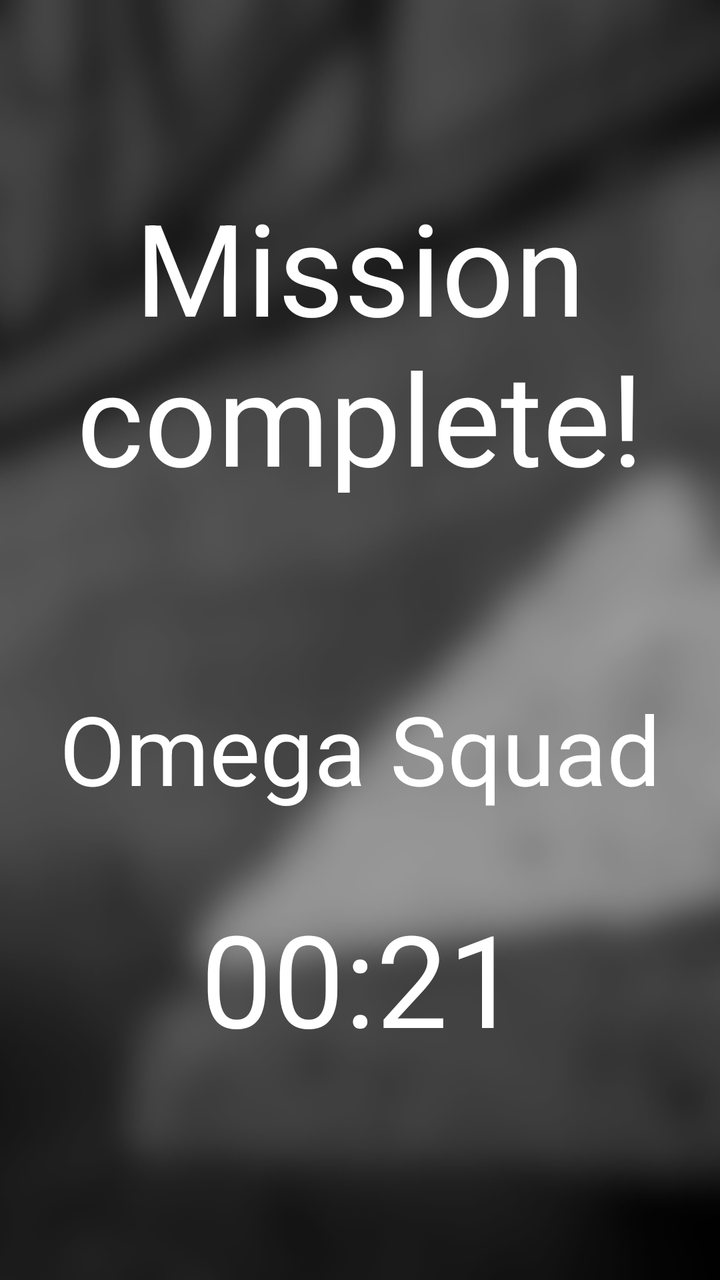
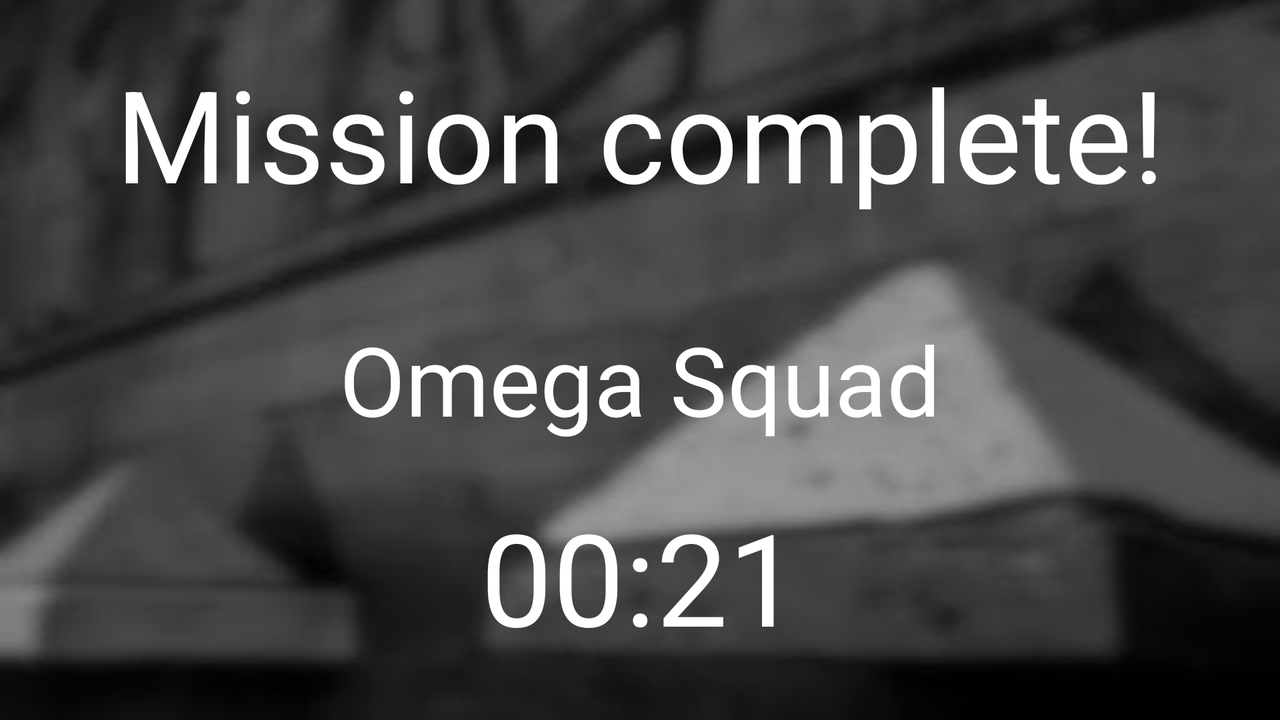

One screen, two layout resources from the same app: the default and the author's alternative for another configuration. Each is rendered where Android would select it; the XML of both is given below.
<!-- AndroidManifest.xml: application theme Theme.OmegaReport -->
<!-- res/layout/activity_report_screen.xml -->
<?xml version="1.0" encoding="utf-8"?>
<LinearLayout
    xmlns:android="http://schemas.android.com/apk/res/android"
    xmlns:app="http://schemas.android.com/apk/res-auto"
    xmlns:tools="http://schemas.android.com/tools"
    android:layout_width="match_parent"
    android:layout_height="match_parent"
    android:background="@drawable/report_screen_droit"
    tools:context=".Controller.ReportScreen"
    android:orientation="vertical">


    <TextView
        android:id="@+id/report_textView_success"
        android:layout_width="match_parent"
        android:layout_height="342dp"
        android:gravity="center"
        android:text="@string/mission_success"
        android:textColor="@color/white"
        android:textSize="@dimen/congrats_size"
        app:layout_constraintBottom_toBottomOf="parent"
        app:layout_constraintEnd_toEndOf="parent"
        app:layout_constraintHorizontal_bias="0.0"
        app:layout_constraintStart_toStartOf="parent"
        app:layout_constraintTop_toTopOf="parent"
        app:layout_constraintVertical_bias="0.041" />



    <TextView
        android:id="@+id/report_textView_team_name"
        android:layout_width="match_parent"
        android:layout_height="wrap_content"
        android:gravity="center"
        android:text="Omega Squad"
        android:textColor="@color/white"
        android:textSize="@dimen/team_name_size"
        android:layout_marginBottom="8dp"
        app:layout_constraintBottom_toTopOf="@+id/report_textView_timer"
        app:layout_constraintEnd_toEndOf="parent"
        app:layout_constraintStart_toStartOf="parent"
        app:layout_constraintTop_toBottomOf="@+id/report_textView_success"
        app:layout_constraintVertical_bias="0.14" />

    <TextView
        android:id="@+id/report_textView_timer"
        android:layout_width="match_parent"
        android:layout_height="wrap_content"
        android:gravity="center"
        android:layout_marginTop="32dp"
        android:layout_gravity="center"
        android:text="@string/timer"
        android:textColor="@color/white"
        android:textSize="@dimen/congrats_size"/>


</LinearLayout>
<!-- resources referenced by this layout -->
<resources>
  <color name="white">#FFFFFFFF</color>
  <!-- from res/values-xxhdpi/ -->
  <dimen name="congrats_size">64sp</dimen>
  <!-- from res/values-xxhdpi/ -->
  <dimen name="team_name_size">48sp</dimen>
  <!-- drawable report_screen_droit: png bitmap (drawable, 27816 bytes) -->
  <string name="mission_success">Mission complete!</string>
  <string name="timer">00:21</string>
  <style name="Theme.OmegaReport" parent="Theme.MaterialComponents.DayNight.DarkActionBar">
          
          <item name="colorPrimary">@color/purple_500</item>
          <item name="colorPrimaryVariant">@color/purple_700</item>
          <item name="colorOnPrimary">@color/white</item>
          
          <item name="colorSecondary">@color/teal_200</item>
          <item name="colorSecondaryVariant">@color/teal_700</item>
          <item name="colorOnSecondary">@color/black</item>
          
          <item name="android:statusBarColor" tools:targetApi="l">?attr/colorPrimaryVariant</item>
          
      </style>
  <color name="purple_500">#FF6200EE</color>
  <color name="purple_700">#FF3700B3</color>
  <color name="teal_200">#FF03DAC5</color>
  <color name="teal_700">#FF018786</color>
  <color name="black">#FF000000</color>
</resources>
<!-- res/layout-land/activity_report_screen.xml (the author's variant of the layout above) -->
<!-- drawn on the phone turned sideways -->
<?xml version="1.0" encoding="utf-8"?>
<LinearLayout
    xmlns:android="http://schemas.android.com/apk/res/android"
    xmlns:app="http://schemas.android.com/apk/res-auto"
    xmlns:tools="http://schemas.android.com/tools"
    android:layout_width="match_parent"
    android:layout_height="match_parent"
    android:orientation="vertical"
    android:background="@drawable/report_screen"
    tools:context=".Controller.ReportScreen">


    <TextView
        android:id="@+id/report_textView_success"
        android:layout_width="match_parent"
        android:layout_height="wrap_content"
        android:gravity="center"
        android:padding="24dp"
        android:text="@string/mission_success"
        android:textColor="@color/white"
        android:textSize="@dimen/congrats_size"
        tools:layout_editor_absoluteX="16dp" />





    <TextView
        android:id="@+id/report_textView_team_name"
        android:layout_width="match_parent"
        android:layout_height="wrap_content"
        android:text="Omega Squad"
        android:textColor="@color/white"
        android:textSize="@dimen/team_name_size"
        android:padding="24dp"
        android:gravity="center"/>

    <TextView
        android:id="@+id/report_textView_timer"
        android:layout_width="match_parent"
        android:layout_height="wrap_content"
        android:layout_marginBottom="36dp"
        android:gravity="center"
        android:text="@string/timer"
        android:textColor="@color/white"
        android:textSize="@dimen/congrats_size"/>


</LinearLayout>
<!-- resources referenced by the variant -->
<!-- as the phone turned sideways resolves them -->
<resources>
  <color name="white">#FFFFFFFF</color>
  <!-- from res/values-xxhdpi/ -->
  <dimen name="congrats_size">64sp</dimen>
  <!-- from res/values-xxhdpi/ -->
  <dimen name="team_name_size">48sp</dimen>
  <!-- drawable report_screen: jpg bitmap (drawable, 20704 bytes) -->
  <string name="mission_success">Mission complete!</string>
  <string name="timer">00:21</string>
  <style name="Theme.OmegaReport" parent="Theme.MaterialComponents.DayNight.DarkActionBar">
          
          <item name="colorPrimary">@color/purple_500</item>
          <item name="colorPrimaryVariant">@color/purple_700</item>
          <item name="colorOnPrimary">@color/white</item>
          
          <item name="colorSecondary">@color/teal_200</item>
          <item name="colorSecondaryVariant">@color/teal_700</item>
          <item name="colorOnSecondary">@color/black</item>
          
          <item name="android:statusBarColor" tools:targetApi="l">?attr/colorPrimaryVariant</item>
          
      </style>
  <color name="purple_500">#FF6200EE</color>
  <color name="purple_700">#FF3700B3</color>
  <color name="teal_200">#FF03DAC5</color>
  <color name="teal_700">#FF018786</color>
  <color name="black">#FF000000</color>
</resources>
